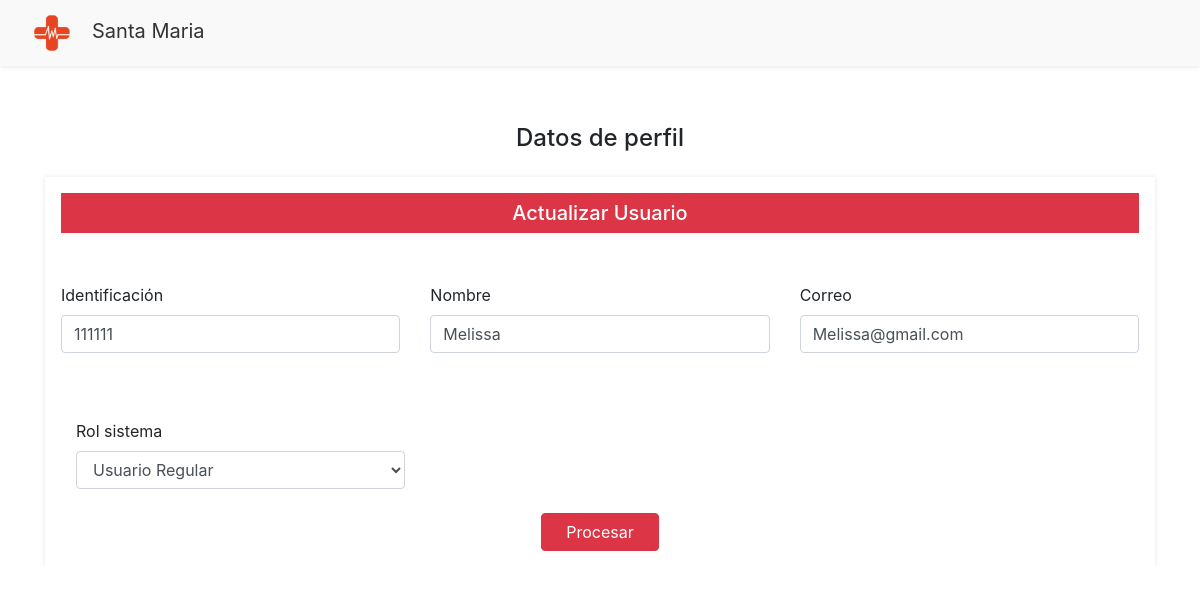
/views/usuario/actualizarUsuario.php?q=1, run on an earlier commit of the app's database.
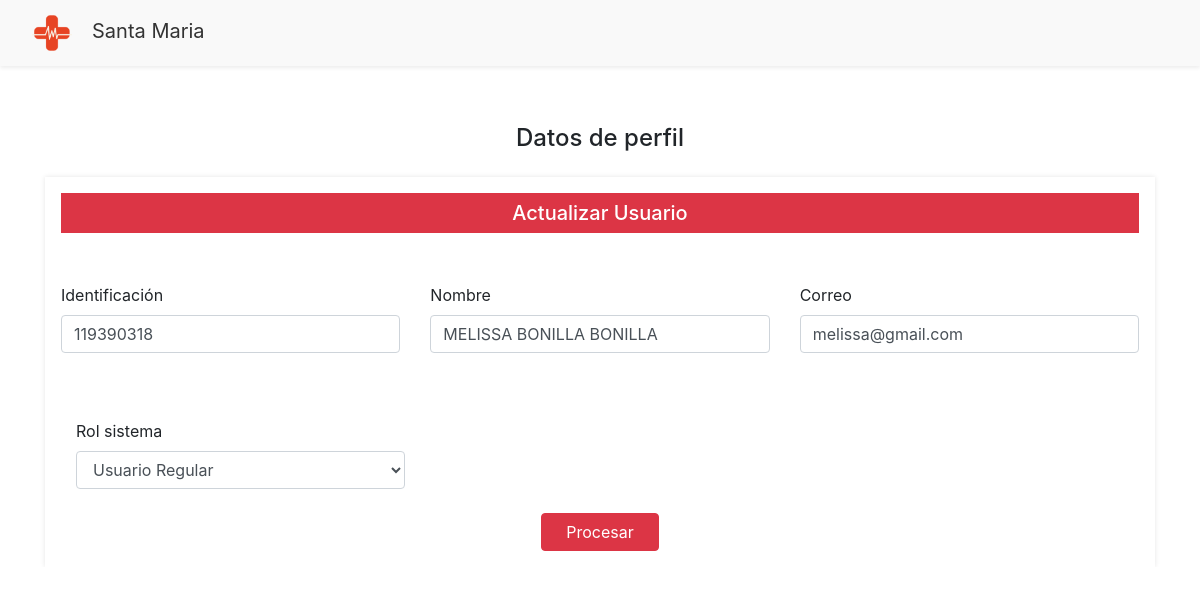
And on a later commit of the database.
### tables this page shows
CREATE TABLE `tusuario` (
  `IdUsuario` int(11) NOT NULL AUTO_INCREMENT,
  `Nombre` varchar(255) NOT NULL,
  `Correo` varchar(100) NOT NULL,
  `Identificacion` varchar(20) NOT NULL,
  `Contrasenna` varchar(10) NOT NULL,
  `IdRol` int(11) NOT NULL,
  `Estado` bit(1) NOT NULL,
  PRIMARY KEY (`IdUsuario`),
  KEY `FK_tusuario_trol` (`IdRol`),
  CONSTRAINT `FK_tusuario_trol` FOREIGN KEY (`IdRol`) REFERENCES `trol` (`IdRol`)
);

### models/usuarioModel.php (called while the page is built, shortened)
<?php
    function consultarInfoUsuarioModel($idUsuario){
    try
        {
            $context = OpenDB();
            $sp = "CALL consultarInfoUsuario('$idUsuario')";
            $respuesta = $context -> query($sp);
            return $respuesta;
        }
        catch(Exception $error)
        {
        RegistrarError($error);
            return null;
        }
    }
    function consultarRolesModel(){
    try
        {
            $context = OpenDB();
            $sp = "CALL ConsultarRoles()";
            $respuesta = $context -> query($sp);
            return $respuesta;
        }
        catch(Exception $error)
        {
        RegistrarError($error);
            return null;
        }
    }
?>

### Controllers/usuarioController.php (called while the page is built, shortened)
<?php
    include_once $_SERVER["DOCUMENT_ROOT"].'/AmbienteWeb/models/usuarioModel.php';
    function consultarInfoUsuario($idUsuario)
    {
        $respuesta = consultarInfoUsuarioModel($idUsuario);
        if($respuesta != null && $respuesta->num_rows > 0){
        return mysqli_fetch_array($respuesta);
        }
    }
    function ConsultarRoles(){
        return consultarRolesModel();
    }
?>

### views/usuario/actualizarUsuario.php (the view, shortened to what this page needs)
<?php
include_once $_SERVER["DOCUMENT_ROOT"] . '/AmbienteWeb/views/layoutInterno.php';
include_once $_SERVER["DOCUMENT_ROOT"] . '/AmbienteWeb/Controllers/usuarioController.php';
$idUsuario = $_GET['q'];
$Resultado = consultarInfoUsuario($idUsuario);
$rolesSistema = ConsultarRoles();
?>
<!DOCTYPE html>
<html>
  <?php
  Addcss();
  ?>
<body>
  <h4 class="text-center mt-4 mb-4">Datos de perfil</h4>
  <?php showHeader(); ?>
  <div class="container">
    <div class="card">
      <div class="card-header bg-danger text-white text-center">
        <h5 class="mb-2 mt-2">Actualizar Usuario</h5>
      </div>
      <div class="card-body">
        <form action="" method="post">
            <div class="row g-3">
                <div class="col-md-4">
                <div class="form-group">
                    <label for="txtIdentificacion" class="form-label">Identificación</label>
                    <input id="txtIdentificacion" name="txtIdentificacion"
                    class="form-control" type="text"
                    value="<?php echo $Resultado["Identificacion"] ?>"
                    onkeyup="ConsultarNombreApi()">
                </div>
                </div>
                <div class="col-md-4">
                <div class="form-group">
                    <label for="txtNombre" class="form-label">Nombre</label>
                    <input id="txtNombre" name="txtNombre"
                    type="text" class="form-control"
                    value="<?php echo $Resultado["Nombre"] ?>">
                </div>
                </div>
                <div class="col-md-4">
                <div class="form-group">
                    <label for="txtCorreo" class="form-label">Correo</label>
                    <input id="txtCorreo" name="txtCorreo"
                    type="email" class="form-control"
                    value="<?php echo $Resultado["Correo"] ?>">
                </div>
                </div>
                </div>
                <div class="col-md-4">
                <div class="form-group">
                    <label for="txtNombre" class="form-label">Rol sistema</label>
                    <select id="listaRoles" name="listaRoles" class="form-control">
                        <?php
                    while($fila = mysqli_fetch_array($rolesSistema))
                    {
                        if($Resultado["IdRol"] == $fila["IdRol"]){
                        echo "<option selected value=".$fila["IdRol"].">".$fila["NombreRol"]."</option>";
                        }else{
                        echo "<option value=".$fila["IdRol"].">".$fila["NombreRol"]."</option>";
                        }
                    }?>
                    </select>
                </div>
            </div>
         <div class="text-center mt-4">
            <button class="btn btn-danger btn-info px-4" id="btnActualizarUsuario"
              name="btnActualizarDatosUsuario" type="submit">
              Procesar
            </button>
          </div>
        </form>
      </div>
    </div>
  </div>
</body>
</html>

### views/layoutInterno.php (shortened to what this page needs)
<?php
function showHeader()
{
  $nombreUsuario = "";
  $nombreRol = "";
  echo '
            <header>
            <nav class="navbar navbar-expand-lg shadow-sm fixed-top">
        <a class="navbar-brand" href="../Home/Principal.php">
          <img src="../Imagenes/logoDePrueba.png"><span>Santa Maria</span>
          </a>
        <div class="navbar-collapse">
          <ul class="navbar-nav">
            <a
                class="nav-link profile-dropdown"    >
               ' . $nombreRol . '
              </a>
            <li class="nav-item">
              <a
                class="nav-link profile-dropdown"
                href="#"
                role="button"
                data-toggle="dropdown"
                aria-expanded="false">
               ' . $nombreUsuario . '
              </a>
              <div class="dropdown">
                <div class="dropdown-menu shadow-lg profsile-dropdown-menu"aria-labelledby="profile-dropdown">
                  <a class="dropdown-item" href="../usuario/ConsultarPerfil.php"
                    ><i class="las la-user mr-2"></i>Perfil</a>
                  <a class="dropdown-item" href="../usuario/cambiarContrasenna.php"
                    ><i class="las la-lock mr-2"></i>Contraseña</a>
                    <form action="" method="POST">
                      <button id="btnCerrarSesion" name="btnCerrarSesion" class="dropdown-item" type="sumit">
                        <i class="las la-sign-out-alt mr-2"></i>Cerrar Sesión
                      </button>
                    </form>
                </div>
              </div>
            </li>
          </ul>
        </div>
      </nav>
        </header>';
}
function Addcss()
{
  echo '
        <head>
            <title>pagina</title>
            <meta name="viewport" control="width=device-width, initial-scale=1" />
            <link rel="stylesheet" href="../estilos/bootstrap.min.css" />
            <link rel="stylesheet" href="../estilos/line-awesome.min.css"/>
            <link rel="stylesheet" href="../estilos/layout.css" />
            <link rel="icon" href="../imagenes/qafya-icon.ico" />
            <link href = "https://cdn.datatables.net/2.3.2/css/dataTables.bootstrap5.css" rel="stylesheet">
         </head>';
}
?>

### views/estilos/layout.css (style rules this page uses)
html, body { overflow-x: hidden; }
nav, .navbar { background-color: #f9f9f9; padding-right: 2em; padding-left: 2em; }
nav .navbar-brand, .navbar .navbar-brand { color: #333333; }
nav .navbar-brand img, .navbar .navbar-brand img { width: 40px; height: 40px; object-fit: contain; margin-right: 1em; }
nav .navbar-collapse .navbar-nav, .navbar .navbar-collapse .navbar-nav { align-items: center; margin-left: auto; }
nav .navbar-collapse .navbar-nav .nav-item .nav-link, .navbar .navbar-collapse .navbar-nav .nav-item .nav-link { padding: 0.5em 0.75em; color: black; text-transform: capitalize; }
nav .navbar-collapse .navbar-nav .profile-dropdown, .navbar .navbar-collapse .navbar-nav .profile-dropdown { font-weight: 600; }
.card { border-radius: 0; padding: 1em; border: none; -webkit-box-shadow: 0px 0px 5px 0px rgba(0, 0, 0, 0.1); -moz-box-shadow: 0px 0px 5px 0px rgba(0, 0, 0, 0.1); box-shadow: 0px 0px 5px 0px rgba(0, 0, 0, 0.1); margin-top: 10px; }
.card .card-header { border-radius: 0; background-color: transparent; padding: 0; border: none; vertical-align: center; }
.card .card-header h1, .card .card-header h2, .card .card-header h3, .card .card-header h4, .card .card-header h5, .card .card-header h6 { text-transform: capitalize; }
.card .card-body { padding: 0; border:none; }

What changed in the data, as far as the page shows it:
changed tusuario: txtIdentificacion "111111" → "119390318"; txtNombre "Melissa" → "MELISSA BONILLA BONILLA"; txtCorreo "Melissa@gmail.com" → "melissa@gmail.com"
